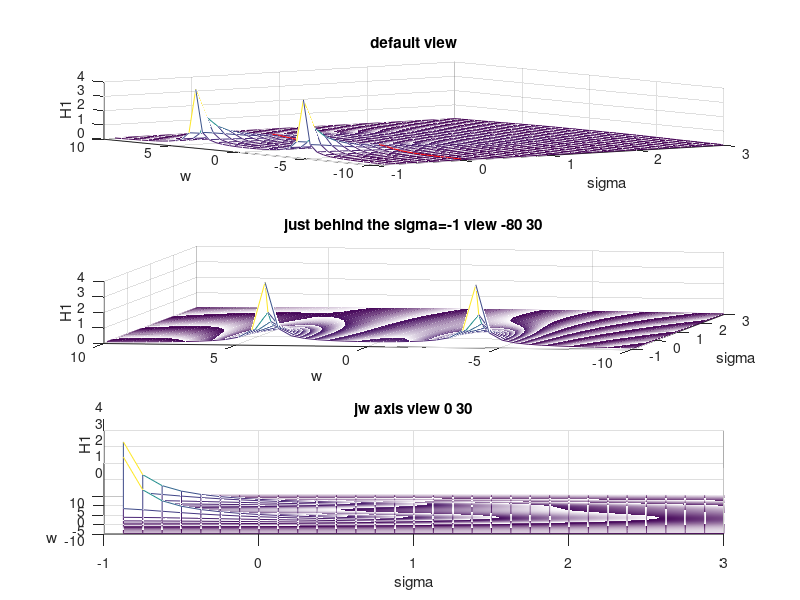

The MATLAB script that drew this image:

clear
clc

b1=[4];
a1=[1 2 17];

% x=[1:3]; % row axis
% y=[10:14]; % column axis
% [X,Y] = meshgrid(x,y) 
% 
% Note that row axis x is repeated length(y) times and column 
% axis y is repeated length(x) times.
% 
% X =
%      1     2     3
%      1     2     3
%      1     2     3
%      1     2     3
%      1     2     3
% Y =
%     10    10    10
%     11    11    11
%     12    12    12
%     13    13    13
%     14    14    14
% 
w=[-10:0.5:10]; % which is the column y axis
sigma=-1+(1/8)*(1:32); % which is the row x axis
[sigmagrid,wgrid]=meshgrid(sigma,w);
sgrid=sigmagrid+j*wgrid;

H1=polyval(b1,sgrid)./polyval(a1,sgrid);

figure(3)
clf

subplot(311)
mesh(sigma,w,abs(H1));
hold on;
plot3(zeros(1,41),w,abs(H1(:,8))+0.05,'r');
xlabel('sigma');
ylabel('w');
zlabel('H1');
title('default view');

% doc view
subplot(312)
mesh(sigma,w,abs(H1));
xlabel('sigma');
ylabel('w');
zlabel('H1');
view([-80 30]);
title('just behind the sigma=-1 view -80 30');

subplot(313)
mesh(sigma,w,abs(H1));
xlabel('sigma');
ylabel('w');
zlabel('H1');
view([0 30]);
title('jw axis view 0 30');

return
